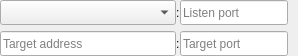
<?xml version="1.0" encoding="UTF-8"?>
<ui version="4.0">
 <class>ConnectionWidget</class>
 <widget class="QWidget" name="ConnectionWidget">
  <property name="geometry">
   <rect>
    <x>0</x>
    <y>0</y>
    <width>298</width>
    <height>56</height>
   </rect>
  </property>
  <property name="sizePolicy">
   <sizepolicy hsizetype="Minimum" vsizetype="Minimum">
    <horstretch>0</horstretch>
    <verstretch>0</verstretch>
   </sizepolicy>
  </property>
  <property name="windowTitle">
   <string>Form</string>
  </property>
  <layout class="QGridLayout" name="gridLayout">
   <property name="leftMargin">
    <number>0</number>
   </property>
   <property name="topMargin">
    <number>0</number>
   </property>
   <property name="rightMargin">
    <number>0</number>
   </property>
   <property name="bottomMargin">
    <number>0</number>
   </property>
   <property name="horizontalSpacing">
    <number>0</number>
   </property>
   <item row="1" column="0">
    <widget class="QLineEdit" name="lineEditTargetAddress">
     <property name="sizePolicy">
      <sizepolicy hsizetype="MinimumExpanding" vsizetype="Minimum">
       <horstretch>0</horstretch>
       <verstretch>0</verstretch>
      </sizepolicy>
     </property>
     <property name="placeholderText">
      <string>Target address</string>
     </property>
    </widget>
   </item>
   <item row="1" column="3" colspan="2">
    <widget class="QLineEdit" name="lineEditTargetPort">
     <property name="sizePolicy">
      <sizepolicy hsizetype="MinimumExpanding" vsizetype="Minimum">
       <horstretch>0</horstretch>
       <verstretch>0</verstretch>
      </sizepolicy>
     </property>
     <property name="maxLength">
      <number>6</number>
     </property>
     <property name="placeholderText">
      <string>Target port</string>
     </property>
    </widget>
   </item>
   <item row="0" column="3" colspan="2">
    <widget class="QLineEdit" name="lineEditLocalPort">
     <property name="sizePolicy">
      <sizepolicy hsizetype="MinimumExpanding" vsizetype="Minimum">
       <horstretch>0</horstretch>
       <verstretch>0</verstretch>
      </sizepolicy>
     </property>
     <property name="maxLength">
      <number>6</number>
     </property>
     <property name="placeholderText">
      <string>Listen port</string>
     </property>
    </widget>
   </item>
   <item row="0" column="0">
    <widget class="QComboBox" name="comboBoxLocalAddress">
     <property name="sizePolicy">
      <sizepolicy hsizetype="MinimumExpanding" vsizetype="Minimum">
       <horstretch>0</horstretch>
       <verstretch>0</verstretch>
      </sizepolicy>
     </property>
    </widget>
   </item>
   <item row="0" column="1">
    <widget class="QLabel" name="label_4">
     <property name="text">
      <string>:</string>
     </property>
    </widget>
   </item>
   <item row="1" column="1">
    <widget class="QLabel" name="label_2">
     <property name="text">
      <string>:</string>
     </property>
    </widget>
   </item>
   <item row="0" column="5" rowspan="2">
    <widget class="TryToggle" name="tryToggleListen" native="true">
     <property name="sizePolicy">
      <sizepolicy hsizetype="Minimum" vsizetype="Expanding">
       <horstretch>0</horstretch>
       <verstretch>0</verstretch>
      </sizepolicy>
     </property>
     <property name="minimumSize">
      <size>
       <width>10</width>
       <height>10</height>
      </size>
     </property>
    </widget>
   </item>
  </layout>
 </widget>
 <customwidgets>
  <customwidget>
   <class>TryToggle</class>
   <extends>QWidget</extends>
   <header location="global">components/TryToggle.hpp</header>
   <container>1</container>
  </customwidget>
 </customwidgets>
 <resources/>
 <connections/>
</ui>
